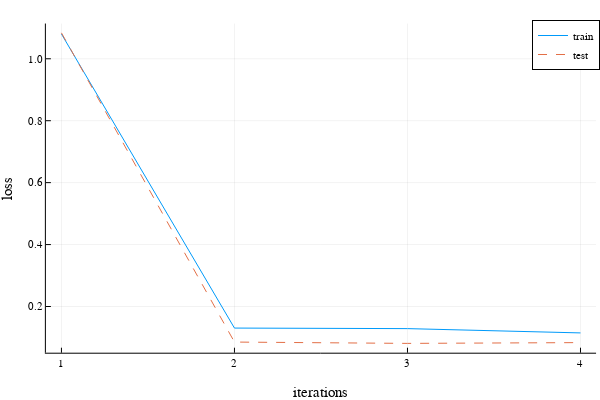
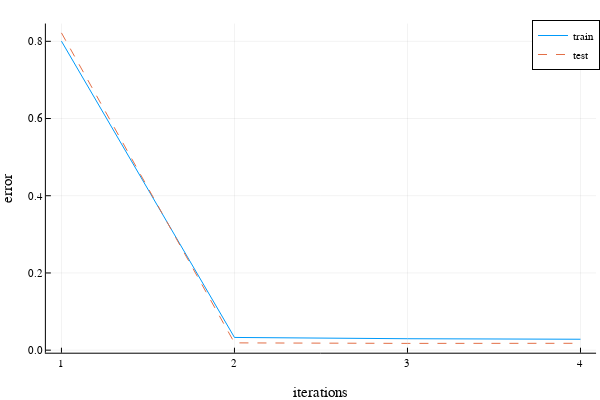

Source (notebook cell) for these figures, in order:
### Code cell
Random.seed!(1)
dtrn = pHRIHelper(train_data;shuffled=true);
dtst = pHRIHelper(test_data;shuffled=true);
model = pHRITrainer(3, 128, 3)
display("Model Created")
ctrn = []; epochs=3;
for b in dtrn
   push!(ctrn,b) 
end
trnx10 = collect(flatten(ctrn for i in 1:epochs));
display("training Started")
model_trained,trnloss,tstloss,trnerror,tsterror = train_custom!(model, trnx10, dtst,dtrn)
display("training Done")
default(fmt=:png,ls=:auto)
loss_graph = plot(1:4, trnloss, label="train", xlabel="iterations", ylabel="loss")
plot!(1:4, tstloss, label="test")
error_graph = plot(1:4, trnerror, label="train", xlabel="iterations", ylabel="error")
plot!(1:4, tsterror, label="test")
display(loss_graph)
display(error_graph)

display("Last Results")
dloss = loss(model_trained, dtst)
tloss = loss(model_trained, dtrn)
dacc = accuracy(model_trained, dtst)
tacc = accuracy(model_trained, dtrn)

println("Development loss = ", dloss)
println("Development accuracy = ", dacc)
println("Training loss = ", tloss)
println("Training accuracy = ", tacc)

### Figure 1 — Plotly figure (JSON) as saved in the notebook; plotly's stock layout.template omitted (floating-point values rounded to 4 significant figures)
{"data": [{"colorbar": {"title": ""}, "legendgroup": "train", "line": {"color": "rgba(0, 154, 250, 1.000)", "dash": "solid", "shape": "linear", "width": 1}, "mode": "lines", "name": "train", "showlegend": true, "type": "scatter", "x": [1, 2, 3, 4], "xaxis": "x", "y": [1.08, 0.1304, 0.1286, 0.1147], "yaxis": "y", "zmax": null, "zmin": null}, {"colorbar": {"title": ""}, "legendgroup": "test", "line": {"color": "rgba(227, 111, 71, 1.000)", "dash": "dash", "shape": "linear", "width": 1}, "mode": "lines", "name": "test", "showlegend": true, "type": "scatter", "x": [1, 2, 3, 4], "xaxis": "x", "y": [1.084, 0.08517, 0.08087, 0.0834], "yaxis": "y", "zmax": null, "zmin": null}], "layout": {"annotations": [], "height": 400, "legend": {"bgcolor": "rgba(255, 255, 255, 1.000)", "bordercolor": "rgba(0, 0, 0, 1.000)", "borderwidth": 1, "font": {"color": "rgba(0, 0, 0, 1.000)", "family": "sans-serif", "size": 11}, "title": {"font": {"color": "rgba(0, 0, 0, 1.000)", "family": "sans-serif", "size": 15}, "text": ""}, "tracegroupgap": 0, "traceorder": "normal", "x": 1, "xanchor": "auto", "y": 1, "yanchor": "auto"}, "margin": {"b": 20, "l": 0, "r": 0, "t": 20}, "paper_bgcolor": "rgba(255, 255, 255, 1.000)", "plot_bgcolor": "rgba(255, 255, 255, 1.000)", "showlegend": true, "width": 600, "xaxis": {"anchor": "y", "domain": [0.07647, 0.9934], "gridcolor": "rgba(0, 0, 0, 0.100)", "gridwidth": 0.5, "linecolor": "rgba(0, 0, 0, 1.000)", "mirror": false, "range": [0.91, 4.09], "showgrid": true, "showline": true, "showticklabels": true, "tickangle": 0, "tickcolor": "rgb(0, 0, 0)", "tickfont": {"color": "rgba(0, 0, 0, 1.000)", "family": "sans-serif", "size": 11}, "tickmode": "array", "ticks": "inside", "ticktext": ["1", "2", "3", "4"], "tickvals": [1, 2, 3, 4], "title": "iterations", "titlefont": {"color": "rgba(0, 0, 0, 1.000)", "family": "sans-serif", "size": 15}, "type": "-", "visible": true, "zeroline": false, "zerolinecolor": "rgba(0, 0, 0, 1.000)"}, "yaxis": {"anchor": "x", "domain": [0.07581, 0.9902], "gridcolor": "rgba(0, 0, 0, 0.100)", "gridwidth": 0.5, "linecolor": "rgba(0, 0, 0, 1.000)", "mirror": false, "range": [0.05078, 1.114], "showgrid": true, "showline": true, "showticklabels": true, "tickangle": 0, "tickcolor": "rgb(0, 0, 0)", "tickfont": {"color": "rgba(0, 0, 0, 1.000)", "family": "sans-serif", "size": 11}, "tickmode": "array", "ticks": "inside", "ticktext": ["0.2", "0.4", "0.6", "0.8", "1.0"], "tickvals": [0.2, 0.4, 0.6, 0.8, 1], "title": "loss", "titlefont": {"color": "rgba(0, 0, 0, 1.000)", "family": "sans-serif", "size": 15}, "type": "-", "visible": true, "zeroline": false, "zerolinecolor": "rgba(0, 0, 0, 1.000)"}}}

### Figure 2 — Plotly figure (JSON) as saved in the notebook; plotly's stock layout.template omitted (floating-point values rounded to 4 significant figures)
{"data": [{"colorbar": {"title": ""}, "legendgroup": "train", "line": {"color": "rgba(0, 154, 250, 1.000)", "dash": "solid", "shape": "linear", "width": 1}, "mode": "lines", "name": "train", "showlegend": true, "type": "scatter", "x": [1, 2, 3, 4], "xaxis": "x", "y": [0.8004, 0.03296, 0.02964, 0.02828], "yaxis": "y", "zmax": null, "zmin": null}, {"colorbar": {"title": ""}, "legendgroup": "test", "line": {"color": "rgba(227, 111, 71, 1.000)", "dash": "dash", "shape": "linear", "width": 1}, "mode": "lines", "name": "test", "showlegend": true, "type": "scatter", "x": [1, 2, 3, 4], "xaxis": "x", "y": [0.8219, 0.01888, 0.01755, 0.01778], "yaxis": "y", "zmax": null, "zmin": null}], "layout": {"annotations": [], "height": 400, "legend": {"bgcolor": "rgba(255, 255, 255, 1.000)", "bordercolor": "rgba(0, 0, 0, 1.000)", "borderwidth": 1, "font": {"color": "rgba(0, 0, 0, 1.000)", "family": "sans-serif", "size": 11}, "title": {"font": {"color": "rgba(0, 0, 0, 1.000)", "family": "sans-serif", "size": 15}, "text": ""}, "tracegroupgap": 0, "traceorder": "normal", "x": 1, "xanchor": "auto", "y": 1, "yanchor": "auto"}, "margin": {"b": 20, "l": 0, "r": 0, "t": 20}, "paper_bgcolor": "rgba(255, 255, 255, 1.000)", "plot_bgcolor": "rgba(255, 255, 255, 1.000)", "showlegend": true, "width": 600, "xaxis": {"anchor": "y", "domain": [0.07647, 0.9934], "gridcolor": "rgba(0, 0, 0, 0.100)", "gridwidth": 0.5, "linecolor": "rgba(0, 0, 0, 1.000)", "mirror": false, "range": [0.91, 4.09], "showgrid": true, "showline": true, "showticklabels": true, "tickangle": 0, "tickcolor": "rgb(0, 0, 0)", "tickfont": {"color": "rgba(0, 0, 0, 1.000)", "family": "sans-serif", "size": 11}, "tickmode": "array", "ticks": "inside", "ticktext": ["1", "2", "3", "4"], "tickvals": [1, 2, 3, 4], "title": "iterations", "titlefont": {"color": "rgba(0, 0, 0, 1.000)", "family": "sans-serif", "size": 15}, "type": "-", "visible": true, "zeroline": false, "zerolinecolor": "rgba(0, 0, 0, 1.000)"}, "yaxis": {"anchor": "x", "domain": [0.07581, 0.9902], "gridcolor": "rgba(0, 0, 0, 0.100)", "gridwidth": 0.5, "linecolor": "rgba(0, 0, 0, 1.000)", "mirror": false, "range": [-0.006584, 0.846], "showgrid": true, "showline": true, "showticklabels": true, "tickangle": 0, "tickcolor": "rgb(0, 0, 0)", "tickfont": {"color": "rgba(0, 0, 0, 1.000)", "family": "sans-serif", "size": 11}, "tickmode": "array", "ticks": "inside", "ticktext": ["0.0", "0.2", "0.4", "0.6", "0.8"], "tickvals": [0, 0.2, 0.4, 0.6, 0.8], "title": "error", "titlefont": {"color": "rgba(0, 0, 0, 1.000)", "family": "sans-serif", "size": 15}, "type": "-", "visible": true, "zeroline": false, "zerolinecolor": "rgba(0, 0, 0, 1.000)"}}}
